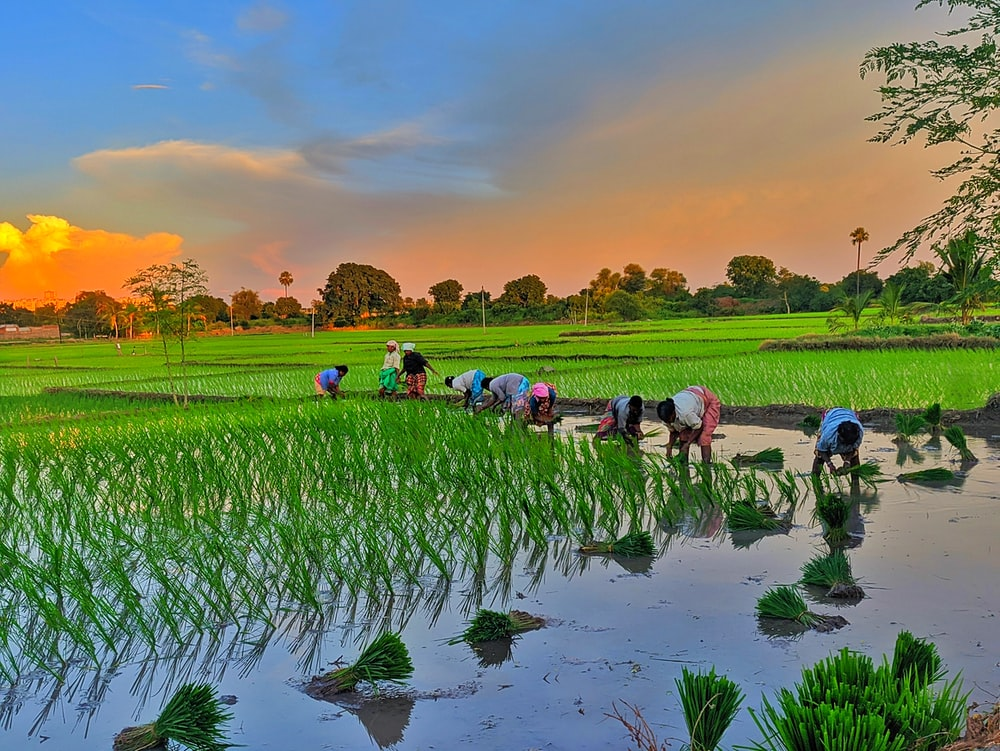
#> input picture image/paddy.jpeg, 1000 x 751 px, found by its file name
$ jupyter execute Assignment2.ipynb
#> lines starting #> are read from the running program, lines starting #| are printed output that depends on the picture; after the words box and inside, x2 and y2 are one past the last pixel; in counts of white or black regions, pixels touching at a corner belong together
## Import Libary

[cell 1]
import numpy as np
import matplotlib.pyplot as plt
import cv2  as cv

## Initialize Value

[cell 2]
r = np.random.randint(0,255,size = (10,10))
path = "/media/rifat/STUDY/4-1/LAB/Image_Processing/image/paddy.jpeg"
img = plt.imread(path)
#> img is the input picture: shape (751, 1000, 3); mean R, G, B 112.2, 127, 101.8
m,n,cn = img.shape
#> m = 751; n = 1000; cn = 3

r = cv.cvtColor(img, cv.COLOR_RGB2GRAY)
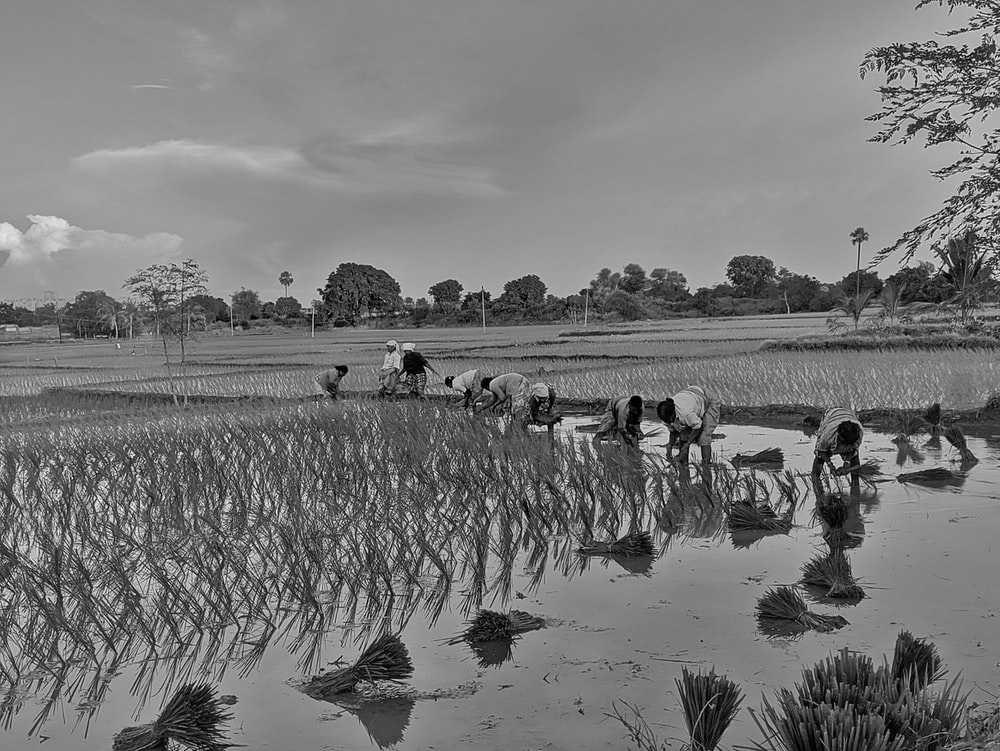
#> r: shape (751, 1000); min 0, max 253, mean 119.7

T1 = 100
T2 = 150
c = 2
p = 5
epsilon = np.finfo(float).eps
print(r)
#> (printed output is left out)

## Originial image with Histogram

[cell 3]
fig, ax = plt.subplots(1,2, figsize=(20,6))
plt.subplot(1,2,1)
plt.title("Originial Image")
plt.imshow(r,cmap = 'gray')
d = r.flatten()
plt.subplot(1,2,2)
plt.title("Histrogram of Pixel value")
plt.hist(d,bins = 256)


plt.show()
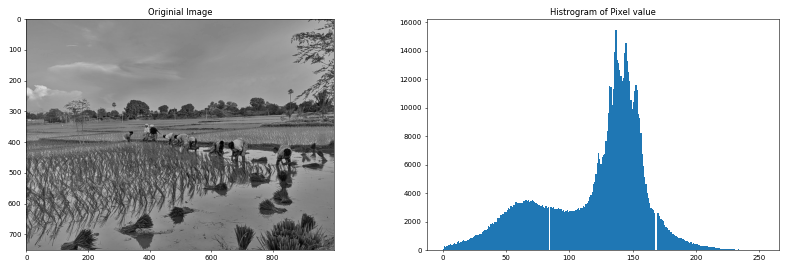
#> figure drawn by matplotlib, 2 panels; panel 2: tallest bar 15457 high, from x = 136.4 to 137.4

# s = 100, if r >= T1 and r <= T2; otherwise s = 10.

[cell 4]
s = []
sz = d.size
#> sz = 751000

for i in range (sz):
    if d[i]>=T1 and d[i]<= T2:
        s.append(100)
    else:
        s.append(10)
#> after the loop, s = 751000 items

[cell 5]
fig, ax = plt.subplots(1,3, figsize=(15,6))
s = np.reshape(s,(m,n))
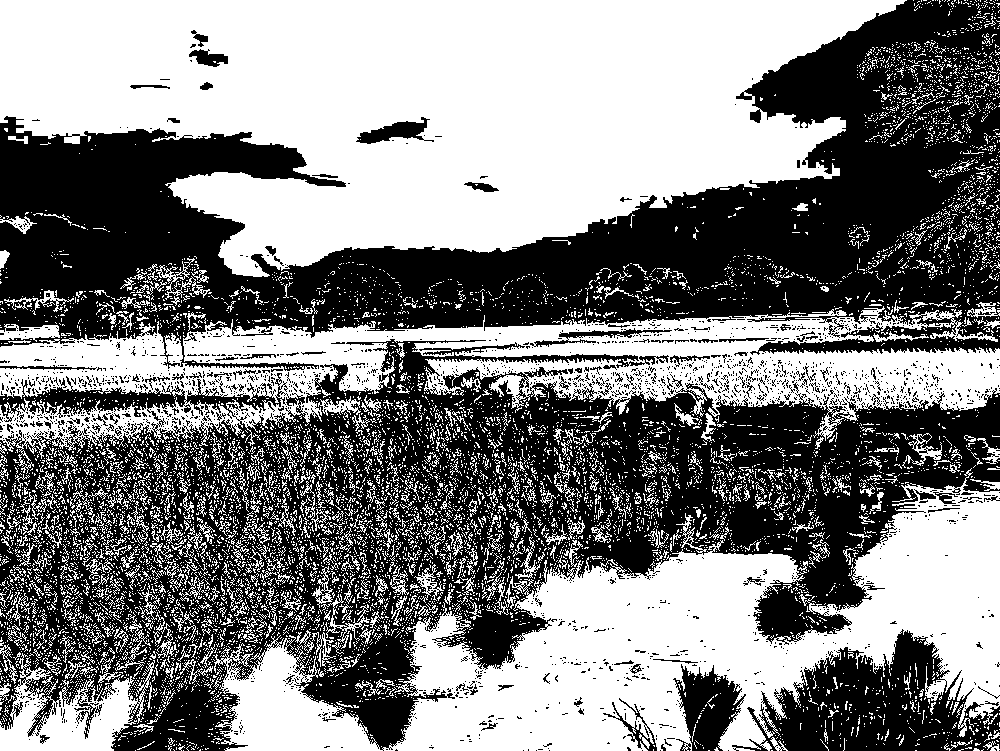
#> s: shape (751, 1000) int64; values 10 (black) and 100 (white), 50.6% white; 2057 black regions (1935 under 20 px), largest, box (x1, y1, x2, y2) and area: (0, 339, 1000, 751) 183818, (0, 0, 1000, 371) 153765, (732, 629, 1000, 751) 16411
plt.subplot(1,3,1)
plt.title("Originial Image")
plt.imshow(r,cmap = 'gray')

plt.subplot(1,3,2)
plt.title("Case1 Image")
plt.imshow(s,cmap = 'gray')
s = s.flatten()
plt.subplot(1,3,3)
plt.title("Histrogram of Case1")
plt.hist(s,bins = 25)


plt.show()
#> figure, not shown here; panel 3: tallest bar 380106 high, from x = 96.4 to 100

# s = 100, if r >= T1 and r <= T2; otherwise  s = r.

[cell 6]
s = []
for i in range (sz):
    if d[i]>=T1 and d[i]<= T2:
        s.append(100)
    else:
        s.append(d[i])

[cell 7]
fig, ax = plt.subplots(1,3, figsize=(15,6))
s = np.reshape(s,(m,n))
plt.subplot(1,3,1)
plt.title("Originial Image")
plt.imshow(r,cmap = 'gray')

plt.subplot(1,3,2)
plt.title("Case2 Image")
plt.imshow(s,cmap = 'gray')
s = s.flatten()
plt.subplot(1,3,3)
plt.title("Histrogram of Case2")
plt.hist(s)

plt.show()
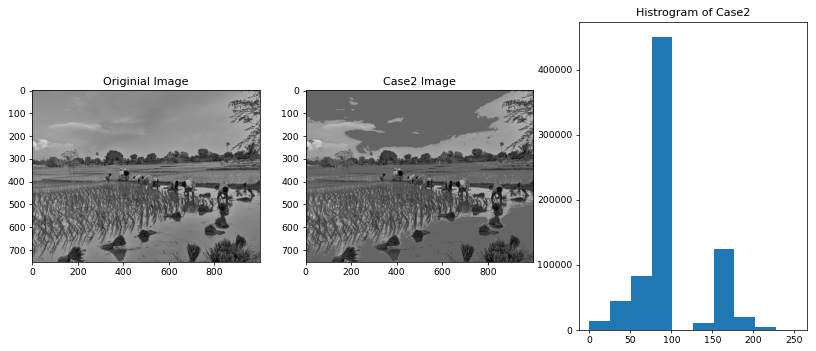
#> figure drawn by matplotlib, 3 panels; panel 3: tallest bar 450534 high, from x = 75.9 to 101.2

# s = c log(1 + r)  and s = c ( s + epsilon ) ^ p

[cell 8]
s = []
s1 = []
for i in range (sz):
    x = c * np.log(1+d[i])
    s.append(x)
    x = c * pow(( d[i] + epsilon ),p)
    s1.append(x)
#> this loop made 751000 passes
#> after the loop, s1 = 751000 items

[cell 9]
# plt.subplots(2,2, figsize=(8,8))
plt.figure(figsize = (10,10))
plt.subplot(2,2,2)
plt.title("Histrogram of Case3")
plt.hist(s)

s = np.reshape(s,(m,n))
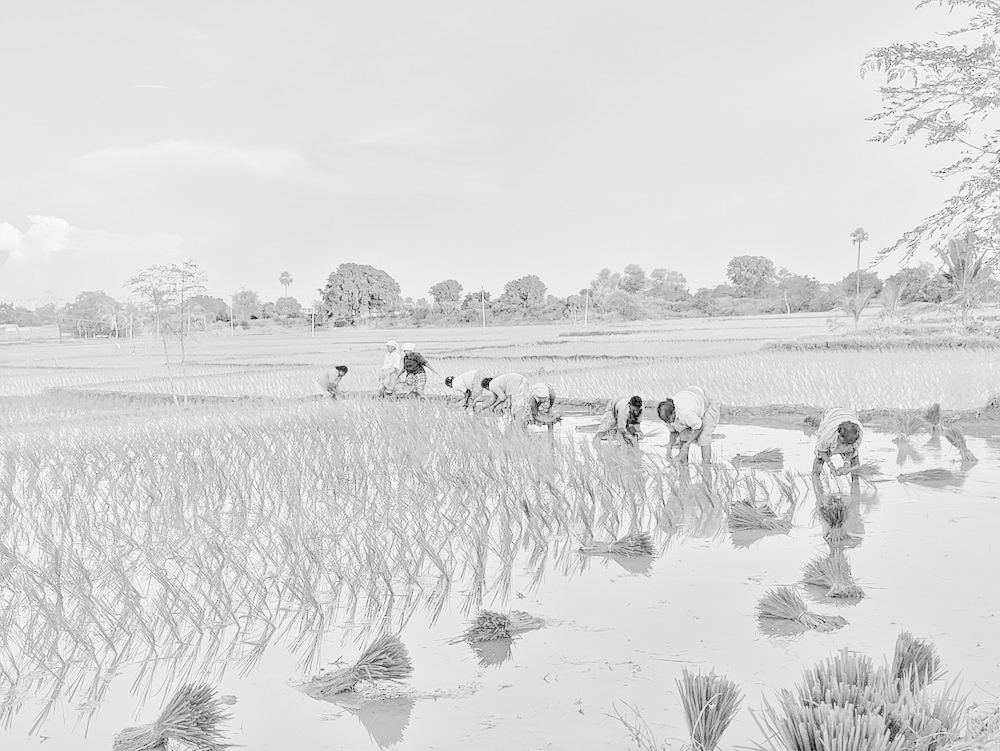
#> s: shape (751, 1000) float64; min 0, max 11.07, mean 9.41; drawn with min black and max white
plt.subplot(2,2,1)
plt.title("Case3 Image")
plt.imshow(s,cmap = 'gray')

plt.subplot(2,2,4)
plt.title("Histrogram of Case4")
plt.hist(s1)

s1 = np.reshape(s1,(m,n))
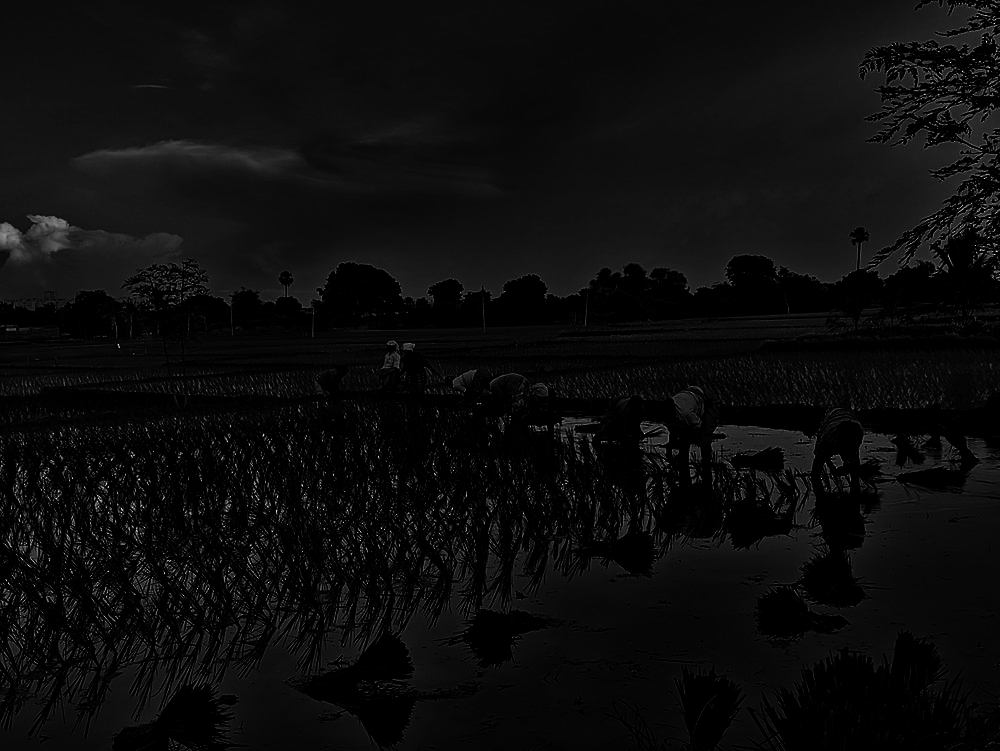
#> s1: shape (751, 1000) float64; min 1.08e-78, max 2.07e+12, mean 1.02e+11; drawn with min black and max white
plt.subplot(2,2,3)
plt.title("Case4 Image")
plt.imshow(s1,cmap = 'gray')

plt.show()
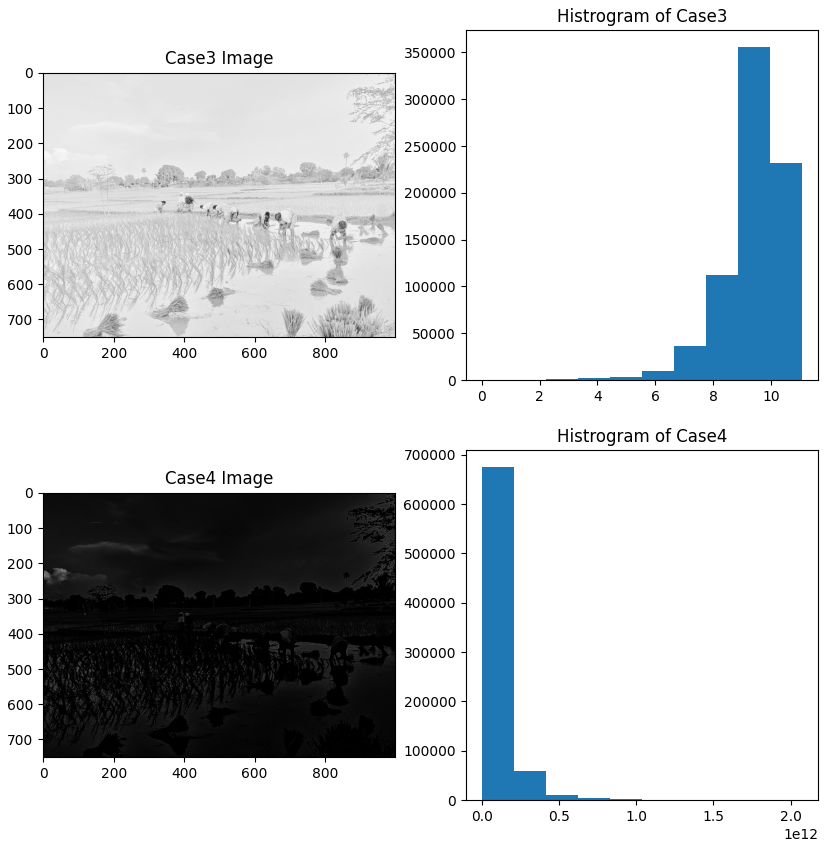
#> figure drawn by matplotlib, 4 panels; panel 1: tallest bar 356138 high, from x = 8.86 to 9.97; panel 3: tallest bar 675935 high, from x = -1.53e-05 to 2.07e+11
